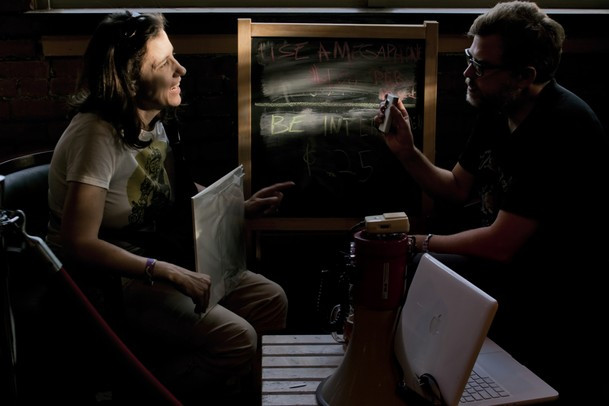
#> input picture resources/color.jpg, 609 x 406 px, found by its file name
$ python hsv_filtration.py
#> lines starting #> are read from the running program, lines starting #| are printed output that depends on the picture; after the words box and inside, x2 and y2 are one past the last pixel; in counts of white or black regions, pixels touching at a corner belong together
import numpy as np
import matplotlib.pyplot as plt
import cv2


def onChangeCallback(x):
    pass

# setup windows positions
cv2.namedWindow('input')
cv2.moveWindow('input', 0, 20)

cv2.namedWindow('trackbars')
cv2.moveWindow('trackbars', 1000, 20)

cv2.namedWindow('mask')
cv2.moveWindow('mask', 500, 20)

cv2.namedWindow('output')
cv2.moveWindow('output', 500, 20)

# setup trackbars
cv2.createTrackbar('min H', 'trackbars', 0, 255, onChangeCallback)
#> slider 'min H' is set to 51
cv2.createTrackbar('max H', 'trackbars', 0, 255, onChangeCallback)
#> slider 'max H' is set to 255
cv2.createTrackbar('min S', 'trackbars', 0, 255, onChangeCallback)
#> slider 'min S' is set to 51
cv2.createTrackbar('max S', 'trackbars', 0, 255, onChangeCallback)
#> slider 'max S' is set to 255
cv2.createTrackbar('min V', 'trackbars', 0, 255, onChangeCallback)
#> slider 'min V' is set to 51
cv2.createTrackbar('max V', 'trackbars', 0, 255, onChangeCallback)
#> slider 'max V' is set to 255

# read input image
img = cv2.imread('color.jpg', cv2.IMREAD_COLOR)
#> img is the input picture: shape (406, 609, 3); mean B, G, R 19.8, 22.2, 26.2

# convert BGR to HSV
hsv = cv2.cvtColor(img, cv2.COLOR_BGR2HSV)
#> hsv: shape (406, 609, 3); mean H, S, V 34.9, 80, 26.9

while True:
    hMin = cv2.getTrackbarPos('min H', 'trackbars')
    hMax = cv2.getTrackbarPos('max H', 'trackbars')
    sMin = cv2.getTrackbarPos('min S', 'trackbars')
    sMax = cv2.getTrackbarPos('max S', 'trackbars')
    vMin = cv2.getTrackbarPos('min V', 'trackbars')
    vMax = cv2.getTrackbarPos('max V', 'trackbars')

    # define range of color in HSV
    lowerBoundaries = np.array([hMin, sMin, vMin])
    upperBoundaries = np.array([hMax, sMax, vMax])

    # Threshold the HSV image to get only blue colors
    mask = cv2.inRange(hsv, lowerBoundaries, upperBoundaries)
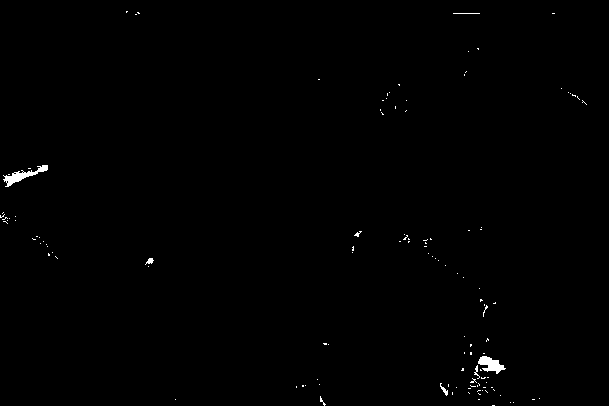
#> mask: shape (406, 609); 0.43% white; 122 white regions (115 under 20 px), largest, box (x1, y1, x2, y2) and area: (3, 165, 48, 187) 303, (478, 356, 506, 374) 264, (440, 383, 448, 396) 37

    # Bitwise-AND mask and original image
    output = cv2.bitwise_and(img, img, mask = mask)

    cv2.imshow('input', img)
    cv2.imshow('mask', mask)
    cv2.imshow('output', output)

    # close on escape key
    key = cv2.waitKey(1) & 0xFF
#> (key Esc is pressed here)
    if key == 27:
        break

cv2.destroyAllWindows()
